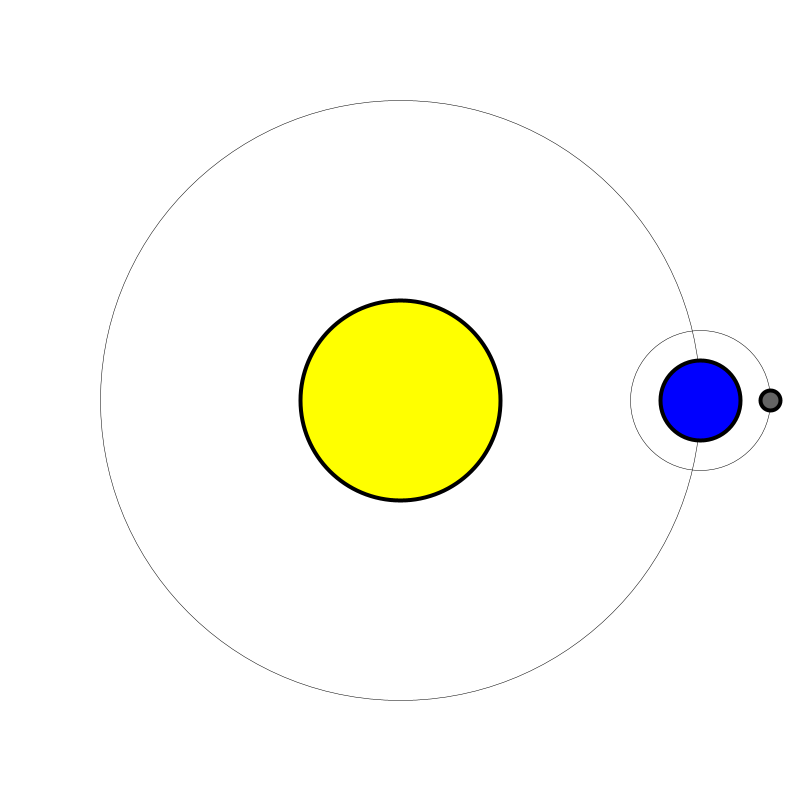
Frame 1 (no input)
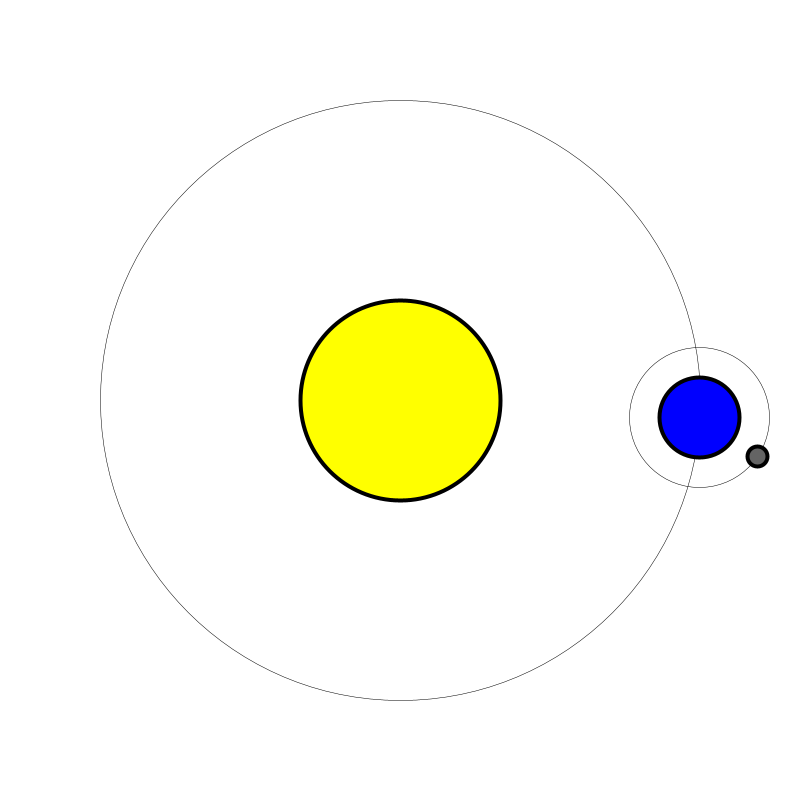
Frame 60 (the mouse pressed at the canvas centre just before this capture)
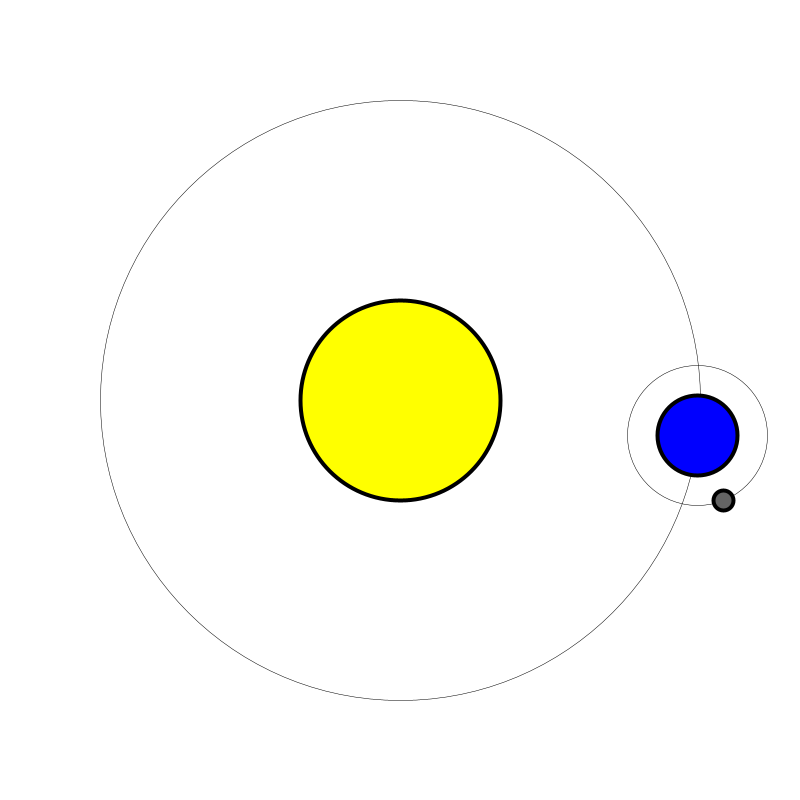
Frame 120 (the mouse held since frame 60 and released just before this capture)

The Processing sketch that drew these frames (run headless with seeded random() and noise(); from frame 60 on, the mouse is pressed at the canvas centre):

// Processing sketch: PlanetsMotion
// ── PlanetsMotion.pde

Cos sol, terra, lluna;

void setup(){
  size(800,800); 
  
  sol   = new Cos(100, 0, 0, color(255, 255, 0)); 
  terra = new Cos(40, 300, 0.001, color(0, 0, 255));
  lluna = new Cos(10, 70, 0.01, color(100));
}


void draw(){
  
  background(255);
  
  // Orbitar
  terra.orbit(sol);
  lluna.orbit(terra);
  
  // Dibuixar els astres
  sol.display();
  terra.display();
  lluna.display();
  
}

// ── Cos.pde

class Cos {
  
  float x, y;
  color c;
  
  float radi;
  float angOrbit;
  float stepOrbit;
  float radiOrbit;
  
  Cos(float r, float ro, float so, color c){
    this.x = width/2;
    this.y = width/2;
    this.radi = r;
    this.radiOrbit = ro;
    this.stepOrbit = so;
    this.c = c;
    this.angOrbit = 0.0;
  }
  
  void setPosition(float x, float y){
    this.x = x;
    this.y = y;
  }
  
  void orbit(Cos c){
    
    this.x = c.x + radiOrbit*cos(angOrbit);
    this.y = c.y + radiOrbit*sin(angOrbit);
    this.angOrbit+= this.stepOrbit;
    
    pushMatrix();
      translate(c.x, c.y);
      ellipseMode(CENTER);
      noFill(); strokeWeight(0.5);
      ellipse(0,0,2*radiOrbit, 2*radiOrbit);
    popMatrix();
  }
  
  
  void display(){
    pushMatrix();
      translate(this.x, this.y);
      ellipseMode(CENTER);
      fill(this.c); strokeWeight(4);
      ellipse(0,0,2*radi, 2*radi);
    popMatrix();
  }
    
  
}
